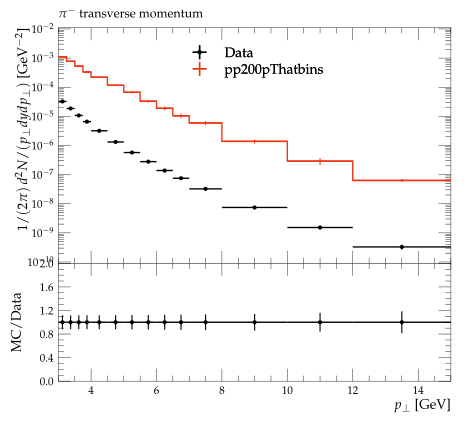

This figure's Python source:
#! /usr/bin/env python3

# This Python script was auto-generated using YODA v2.1.0.
# Analysis object: /STAR_2012_I930463/d01-x01-y02
# Timestamp: 08-10-2025 (02:59:01)

import matplotlib as mpl
import matplotlib.pyplot as plt
mpl.use('Agg') # comment out for interactive use
import os
import numpy as np
from numpy import nan, inf

plotDir = os.path.split(os.path.realpath(__file__))[0]
if 'YODA_USER_PLOT_PATH' in globals():
    plot_outdir = globals()['YODA_USER_PLOT_PATH']
else:
    plot_outdir = plotDir

#plot style
plt.style.use(os.path.join(plotDir, '../default.mplstyle'))
# plot metadata
figW, figH = plt.rcParams['figure.figsize']
ax_xLabel = r'$p_\perp$ [GeV]'
ax_yLabel = r'$1/(2\pi) \, d^2N/(p_\perp dy dp_\perp)$ [GeV$^{-2}$]'
ax_title  = r'$\pi^-$ transverse momentum'
ax_xScale = 'linear'
ax_yScale = 'log'
xLims = (3.0, 15.0)
yLims = (9e-11, 0.011000000000000001)

# TeX-friendly labels for the legend
labels = {
    'legend' : ([ r"Data", r"pp200pThatbins" ], r""),
}

# Adjust canvas width and height
canvasW = 10.0
canvasH = 9.0
figW *= canvasW/10.
figH *= canvasH/9.

# Create figure and axis objects
fig, (ax, ratio0_ax) = plt.subplots(2, 1, sharex=True,
                  figsize=(figW,figH), gridspec_kw={'height_ratios': (6.0, 3.0)})

# Set figure margins
plt.subplots_adjust(
    left   = 1.0 * plt.rcParams['figure.subplot.left'],
    right  = 1.0 * plt.rcParams['figure.subplot.right'],
    top    = 1.0 * plt.rcParams['figure.subplot.top'],
    bottom = 1.0 * plt.rcParams['figure.subplot.bottom'])

ratio0_ax.yaxis.set_major_locator(mpl.ticker.MultipleLocator(0.4))
ratio0_ax.set_ylim(0.0, 2.0)
ratio0_ax.set_ylabel('MC/Data')

# the numerical data is stored in a separate file
dataf = dict()
prefix = os.path.split(__file__)[0]
if prefix:    prefix = prefix + '/'
exec(open(prefix+'d01-x01-y02__data.py').read(), dataf)


legend_handles = dict() # keep track of handles for the legend

# style options for curves
# starts at zorder>=5 to draw curve on top of legend
styles = {
  'Data': {
    'color' : 'black',
    'linestyle' : '-',
    'linewidth' : 1,
    'marker' : 'o',
    'markersize' : 2,
    'capsize' : 0.0,
    'zorder' : 5,
    'histstyle' : 0,
    'drawstyle' : 'steps-pre',
    'xerrorbars' : 1,
    'yerrorbars' : 1,
    'fillcolor' : None,
    'fillopacity' : 1.0,
    'ratio0_linestyle' : '-',
    'ratio0_linewidth' : 1,
    'ratio0_marker' : 'o',
    'ratio0_markersize' : 2,
    'ratio0_capsize' : 0.0,
    'ratio0_zorder' : 5,
    'ratio0_histstyle' : 0,
    'ratio0_drawstyle' : 'steps-pre',
    'ratio0_xerrorbars' : 1,
    'ratio0_yerrorbars' : 1,
  },
  'pp200pThatbins.yoda': {
    'color' : '#EE3311',
    'linestyle' : '-',
    'linewidth' : 1,
    'marker' : 'none',
    'markersize' : 2,
    'capsize' : 0.0,
    'zorder' : 6,
    'histstyle' : 1,
    'drawstyle' : 'steps-pre',
    'xerrorbars' : 1,
    'yerrorbars' : 1,
    'fillcolor' : None,
    'fillopacity' : 1.0,
    'ratio0_linestyle' : '-',
    'ratio0_linewidth' : 1,
    'ratio0_marker' : 'none',
    'ratio0_markersize' : 2,
    'ratio0_capsize' : 0.0,
    'ratio0_zorder' : 6,
    'ratio0_histstyle' : 1,
    'ratio0_drawstyle' : 'steps-pre',
    'ratio0_xerrorbars' : 1,
    'ratio0_yerrorbars' : 1,
  },
}

# curve from input yoda files in main panel
for label, yvals in dataf['yvals'].items():
    if all(np.isnan(v) for v in dataf['yvals'][label]):
        continue
    tmp = None
    if styles[label]['histstyle']: # draw as histogram
        xpos = dataf['xedges'][label] if styles[label]['drawstyle'] else dataf['xpoints'][label]
        ypos = np.insert(yvals, 0, yvals[0]) if styles[label]['drawstyle'] else yvals
        if styles[label]['fillcolor']: # fill area below curve
            ax.fill_between(xpos, ypos, step='pre',
                            color=styles[label]['fillcolor'],
                            alpha=styles[label]['fillopacity'])
        tmp, = ax.plot(xpos, ypos,
                       color=styles[label]['color'],
                       linestyle=styles[label]['linestyle'],
                       linewidth=styles[label]['linewidth'],
                       drawstyle=styles[label]['drawstyle'], solid_joinstyle='miter',
                       zorder=styles[label]['zorder'], label=label)
    tmp = ax.errorbar(dataf['xpoints'][label], yvals,
                      xerr=np.array(dataf['xerrs'][label])*styles[label]['xerrorbars'],
                      yerr=np.array(dataf['yerrs'][label])*styles[label]['yerrorbars'],
                      fmt=styles[label]['marker'], capsize=styles[label]['capsize'],
                      markersize=styles[label]['markersize'],
                      ecolor=styles[label]['color'],
                      color=styles[label]['color'], zorder=styles[label]['zorder'])
    tmp[-1][0].set_linestyle(styles[label]['linestyle'])
    tmp[-1][0].set_linewidth(styles[label]['linewidth'])
    if label in dataf['add_legend_handle']:  legend_handles[label] = tmp
    for varLabel in dataf['variation_yvals'].keys():
        if varLabel.startswith(label):
            tmp, = ax.plot(dataf['xedges'][label], dataf['variation_yvals'][varLabel],
                           color=styles[label]['color'],
                           linestyle=styles[label]['linestyle'],
                           linewidth=styles[label]['linewidth'],
                           drawstyle='steps-pre', solid_joinstyle='miter',
                           zorder=styles[label]['zorder'], alpha=0.5)


# plots on ratio panel
# curve from input yoda files in ratio panel
for label, yvals in dataf['ratio0_yvals'].items():
    if all(np.isnan(v) for v in yvals):
        continue
    if styles[label]['ratio0_histstyle']: # plot as histogram
        xpos = dataf['xedges']['Data'] if styles[label]['ratio0_drawstyle'] else dataf['xpoints']['Data']
        ypos = np.insert(yvals, 0, yvals[0]) if styles[label]['ratio0_drawstyle'] else yvals
        ratio0_ax.plot(xpos, ypos,
                       color=styles[label]['color'],
                       linewidth=styles[label]['linewidth'],
                       linestyle=styles[label]['ratio0_linestyle'],
                       drawstyle=styles[label]['ratio0_drawstyle'], zorder=styles[label]['zorder'],
                       solid_joinstyle='miter')
    tmp = ratio0_ax.errorbar(dataf['xpoints']['Data'], yvals,
                             xerr=np.array(dataf['ref_xerrs'])*styles[label]['ratio0_xerrorbars'],
                             yerr=np.array(dataf['ratio0_yerrs'][label])*styles[label]['ratio0_yerrorbars'],
                             fmt=styles[label]['ratio0_marker'], capsize=styles[label]['ratio0_capsize'],
                             markersize=styles[label]['ratio0_markersize'],
                             ecolor=styles[label]['color'],
                             color=styles[label]['color'])
    tmp[-1][0].set_linestyle(styles[label]['ratio0_linestyle'])
    tmp[-1][0].set_linewidth(styles[label]['ratio0_linewidth'])

    for varlabel in dataf['ratio0_variation_vals'].keys():
        if varlabel.startswith(label):
            ratio0_ax.plot(dataf['xedges']['Data'],
                            dataf['ratio0_variation_vals'][varlabel],
                            color=styles[label]['color'],
                            linestyle=styles[label]['linestyle'],
                            linewidth=styles[label]['linewidth'],
                            drawstyle='steps-pre', solid_joinstyle='miter',
                            zorder=1, alpha=0.5)

legend_items = list(legend_handles.values())
ax.add_artist(ax.legend(legend_items,
                        labels['legend'][0],
                        title=labels['legend'][1],
                        alignment='left',
                        loc='upper center',
                        bbox_to_anchor=(0.5, 0.97)))

# set plot metadata as defined above
ratio0_ax.set_xlabel(ax_xLabel)
ratio0_ax.xaxis.set_label_coords(1., -0.15)
ax.set_ylabel(ax_yLabel, ha='right', va='top')
ax.yaxis.set_label_coords(-0.11, 1.0)
ax.set_title(ax_title, loc='left')
ax.set_xscale(ax_xScale)
ax.set_yscale(ax_yScale)
ax.set_xlim(xLims)
ax.set_ylim(yLims)

# tick formatting
plt.rcParams['xtick.top'] = True
plt.rcParams['ytick.right'] = True
ax.yaxis.set_major_locator(mpl.ticker.LogLocator(base=10.0, numticks=np.inf))
ax.yaxis.set_minor_locator(mpl.ticker.LogLocator(
                           base=10.0, subs=np.arange(0.1, 1, 0.1), numticks=np.inf))
fig.align_ylabels((ax, ratio0_ax))
plt.savefig(os.path.join(plot_outdir, 'd01-x01-y02.pdf'), format='PDF')
plt.savefig(os.path.join(plot_outdir, 'd01-x01-y02.png'), format='PNG')

plt.close(fig)
